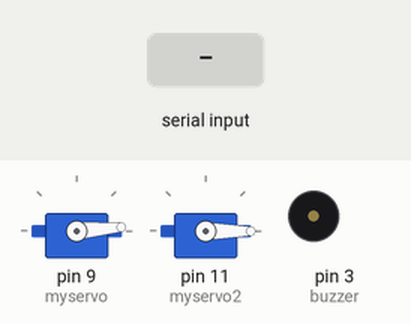
A sketch run on a simulated Arduino Uno, built with avr-gcc and run on an emulated ATmega328P. Parts: 2 × servo, buzzer (waves = sounding, pin HIGH). Inputs (shaded band) come from the test bench.

Above: at 1.2 s.
1.3 s: "2" received over Serial
At 3.15 s:
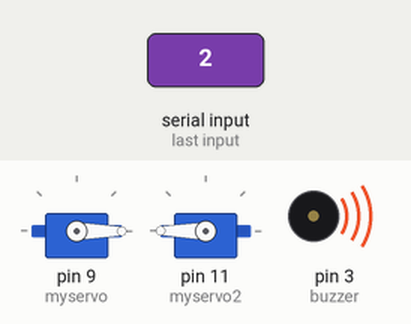
4.3 s: "7" received over Serial
At 8.3 s:
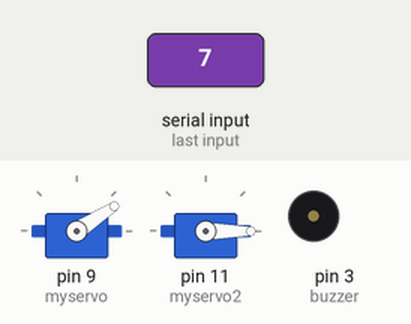
10.3 s: "1" received over Serial
At 13.2 s:
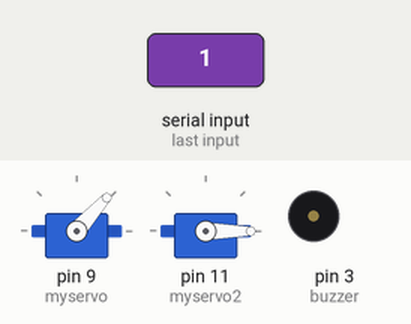
13.3 s: "7" received over Serial
At 16.9 s:
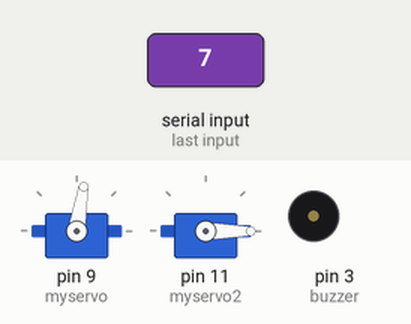
Timing chart, 0 to 22.6 s (numbered marks = the images above; inputs shaded):
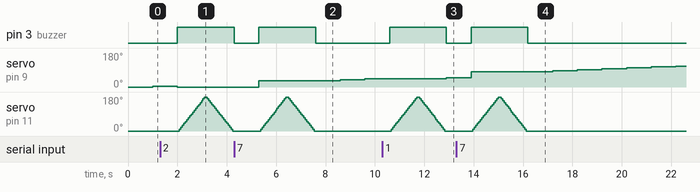

Measured:
- after the input at 1.3 s, pin 3 (buzzer): LOW → HIGH after 0.70 s, → LOW 2.3 s later; servo on pin 11 (myservo2): rises from 0° to 180° in 1.0 s, then falls to 0° in 1.1 s
- after the input at 4.3 s, pin 3 (buzzer): LOW → HIGH after 1.0 s, → LOW 2.3 s later; servo on pin 11 (myservo2): rises from 0° to 180° in 1.0 s, then falls to 0° in 1.1 s
- after the input at 10.3 s, pin 3 (buzzer): LOW → HIGH after 0.30 s, → LOW 2.3 s later; servo on pin 11 (myservo2): rises from 0° to 180° in 1.0 s, then falls to 0° in 1.1 s
- after the input at 13.3 s, pin 3 (buzzer): LOW → HIGH after 0.60 s, → LOW 2.3 s later; servo on pin 11 (myservo2): rises from 0° to 180° in 1.0 s, then falls to 0° in 1.1 s

The sketch:

ArduinoCode.ino
```cpp
#include <Servo.h>

Servo myservo;  // create Servo object to control a servo
// twelve Servo objects can be created on most boards
Servo myservo2;
  // variable to store the servo position
char data;
bool exitt= false;
int current_pos1=0;
int current_pos2=0;
int buzzer=3;
int sq=0;
bool tm=true;
unsigned long previousMillis = 0;  // will store last time LED was updated

// constants won't change:
const long interval = 10000;  // interval at which to blink (milliseconds)

void setup() {

  Serial.begin(9600);
  myservo.attach(9,600,2400);  // attaches the servo on pin 9 to the Servo object
  myservo2.attach(11);
  myservo2.write(0);
  pinMode(buzzer,OUTPUT);
  digitalWrite(buzzer, LOW);

  }

void loop() {


      if(!exitt && current_pos2==0){

        for (int p=current_pos1; p <= 180; p += 5) { // goes from p degrees to 180 degrees
        // in steps of 5 degrees
          if (Serial.available() > 0) {
            data=Serial.read();
            if(data=='2'){
              myservo.write(max(p-28,0));
              exitt=true;
              current_pos1=max(p-28,0);

              break;
            }
             if(data=='7'){
              myservo.write(min(p+28,180));
              exitt=true;
              current_pos1=min(p+28,180);

              break;
            }
            if(data=='1') { exitt=true; current_pos1=p;  break; }}
            if(p>=175) {current_pos1=180;current_pos2=180;}
          myservo.write(p) ;              // tell servo to go to position in variable 'p'
          delay(1000);                       // waits x ms for the servo to reach the position

        }}

      if(!exitt && current_pos1==180){
          for (int p=current_pos2; p >= 0; p -= 5) { // goes from p degrees to 0 degrees
           if (Serial.available() > 0) {
            data=Serial.read();
            if(data=='2'){
              myservo.write(max(p-28,0));
              exitt=true;
              current_pos2=max(p-28,0);
              break;
            }
             if(data=='7'){
              myservo.write(min(p+28,180));
              exitt=true;
              current_pos2=min(p+28,180);
              break;
            }
            if(data =='1') { exitt=true; current_pos2=p; break;}}
            if(p<=5) {current_pos2=0;current_pos1=0;}
           myservo.write(p)  ;                   // tell servo to go to position in variable 'pos'
           delay(1000);   // waits 15 ms for the servo to reach the position
         // p/180*1960+20
          }}
     if(exitt )
     {
      digitalWrite(buzzer, HIGH);
      delay(15);
      for (sq = 0; sq <= 180; sq += 10) { // goes from 0 degrees to 180 degrees
       // in steps of 1 degree
           myservo2.write(sq);              // tell servo to go to position in variable 'pos'
             delay(60);                       // waits 15 ms for the servo to reach the position
           }
         for (sq = 180; sq >= 0; sq -= 10) { // goes from 180 degrees to 0 degrees
           myservo2.write(sq);              // tell servo to go to position in variable 'pos'
           delay(60);                       // waits 15 ms for the servo to reach the position
          }
    // here we work

       exitt=false;
       digitalWrite(buzzer, LOW);

      if (Serial.available() > 0) {
            data = Serial.read();
            if(data == '5')
            {
              digitalWrite(buzzer, LOW);
              exitt=false;
            }}
     }

     unsigned long currentMillis = millis();

  if (currentMillis - previousMillis >= interval) {
    // save the last time you blinked the LED
    previousMillis = currentMillis;
    // digitalWrite(buzzer, ;
    tm=true;
     }
}
```
